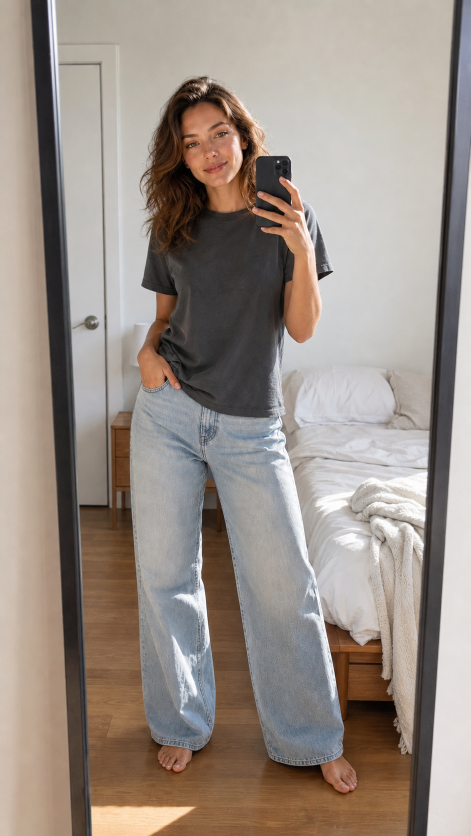
#> input picture assets/channel/transformation-v2-20260828/01-home-mirror.png, 941 x 1672 px (shown at 1/2 size)
$ python build-transformation-grid.py
#> lines starting #> are read from the running program, lines starting #| are printed output that depends on the picture
#!/usr/bin/env python3
"""Create a clean 2×2 post image from the four transformation scenes."""

from pathlib import Path
from PIL import Image, ImageOps

ROOT = Path(__file__).resolve().parents[1]
SOURCE = ROOT / "assets" / "channel" / "transformation-v2-20260828"
OUTPUT = SOURCE / "transformation-grid.jpg"
TILE = (720, 960)
GAP = 12


def tile(path: Path) -> Image.Image:
    with Image.open(path) as image:
#> image is the input picture: PIL image 941x1672 RGB; mean R, G, B 153.4, 142.2, 133.9
        return ImageOps.fit(image.convert("RGB"), TILE, Image.Resampling.LANCZOS, centering=(0.5, 0.45))


def main() -> None:
    names = ("01-home-mirror.png", "02-black-dress.png", "03-mountains-peonies.png", "04-autumn.png")
    photos = [tile(SOURCE / name) for name in names]
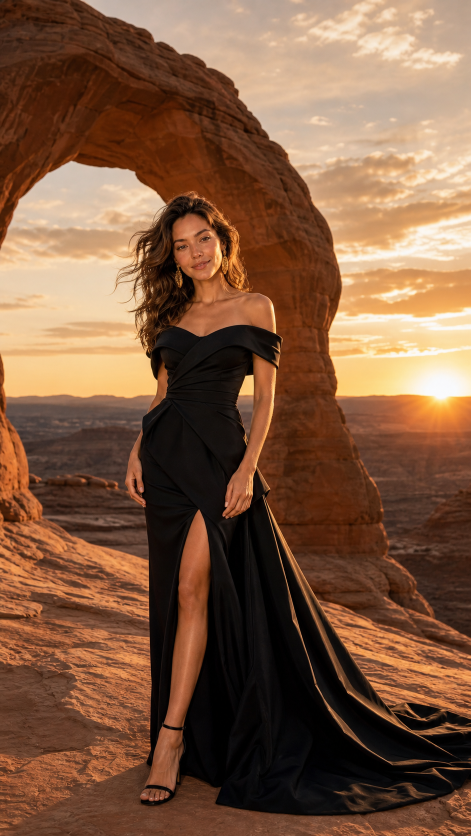
#> input picture assets/channel/transformation-v2-20260828/02-black-dress.png, 941 x 1672 px (shown at 1/2 size)
#> in tile, image is the input picture: PIL image 941x1672 RGB; mean R, G, B 126.8, 89.6, 64.4
#> in tile (call 2), `return ImageOps.fit(image.convert("RGB"), TILE, Image.Resampling.LANCZ..`:
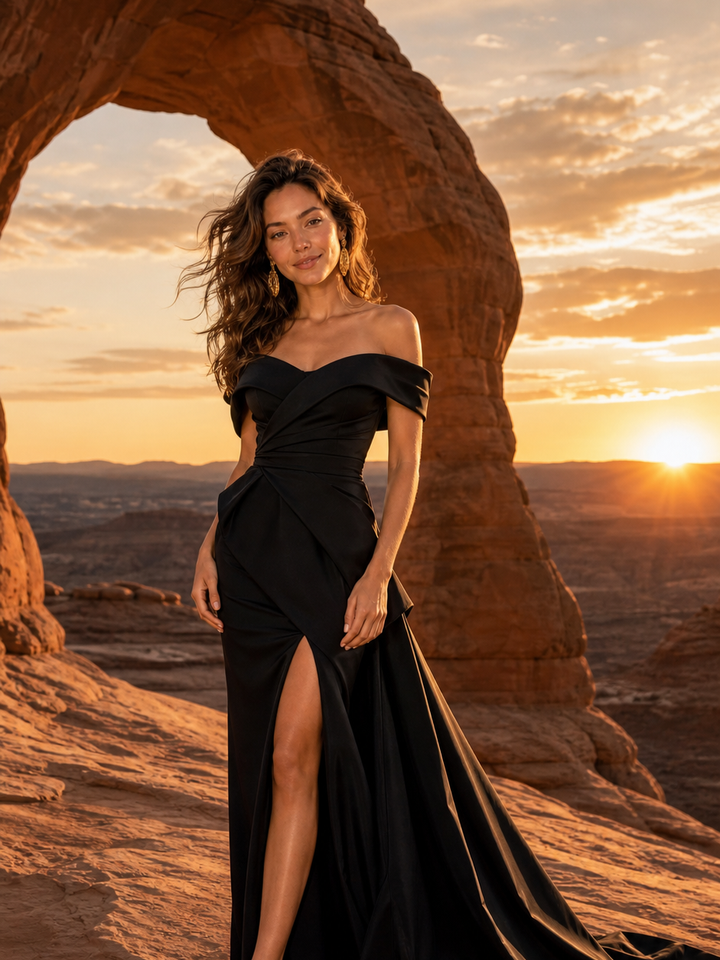
#> returned value: PIL image 720x960 RGB; mean R, G, B 131.6, 92, 64.3
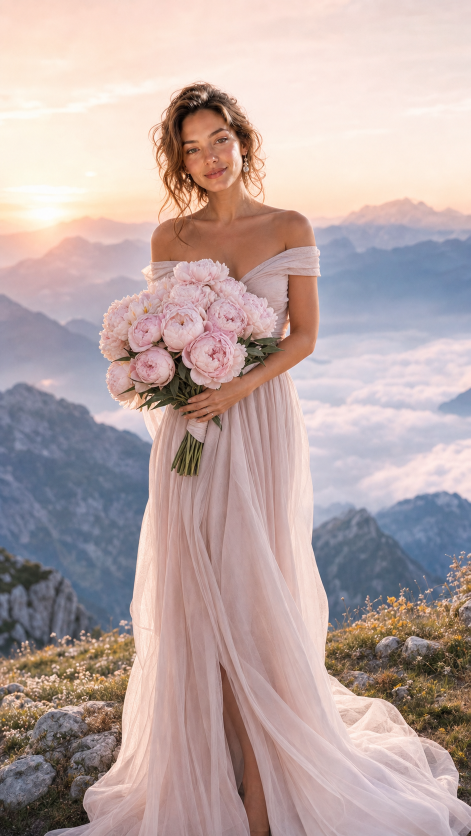
#> input picture assets/channel/transformation-v2-20260828/03-mountains-peonies.png, 941 x 1672 px (shown at 1/2 size)
#> in tile, image is the input picture: PIL image 941x1672 RGB; mean R, G, B 185.9, 166.7, 164.6
#> in tile (call 3), `return ImageOps.fit(image.convert("RGB"), TILE, Image.Resampling.LANCZ..`:
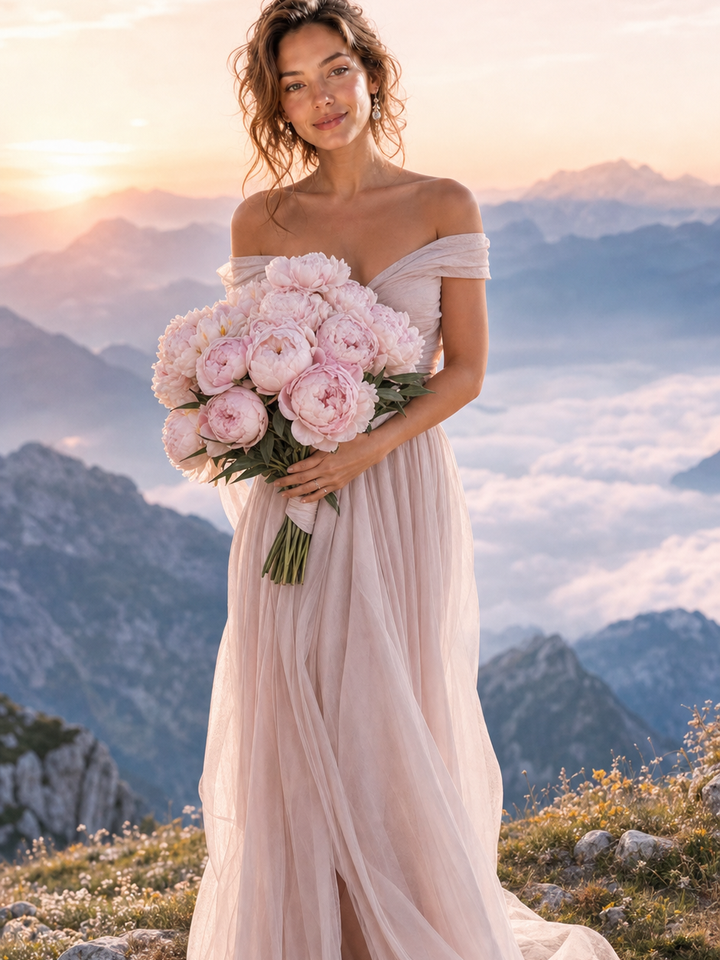
#> returned value: PIL image 720x960 RGB; mean R, G, B 180.4, 162.4, 161.4
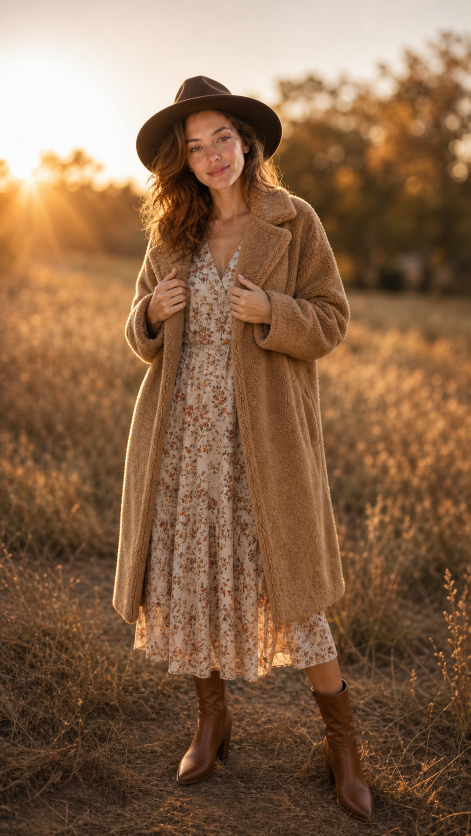
#> input picture assets/channel/transformation-v2-20260828/04-autumn.png, 941 x 1672 px (shown at 1/2 size)
#> in tile, image is the input picture: PIL image 941x1672 RGB; mean R, G, B 136.1, 102.1, 74.6
#> in tile (call 4), `return ImageOps.fit(image.convert("RGB"), TILE, Image.Resampling.LANCZ..`:
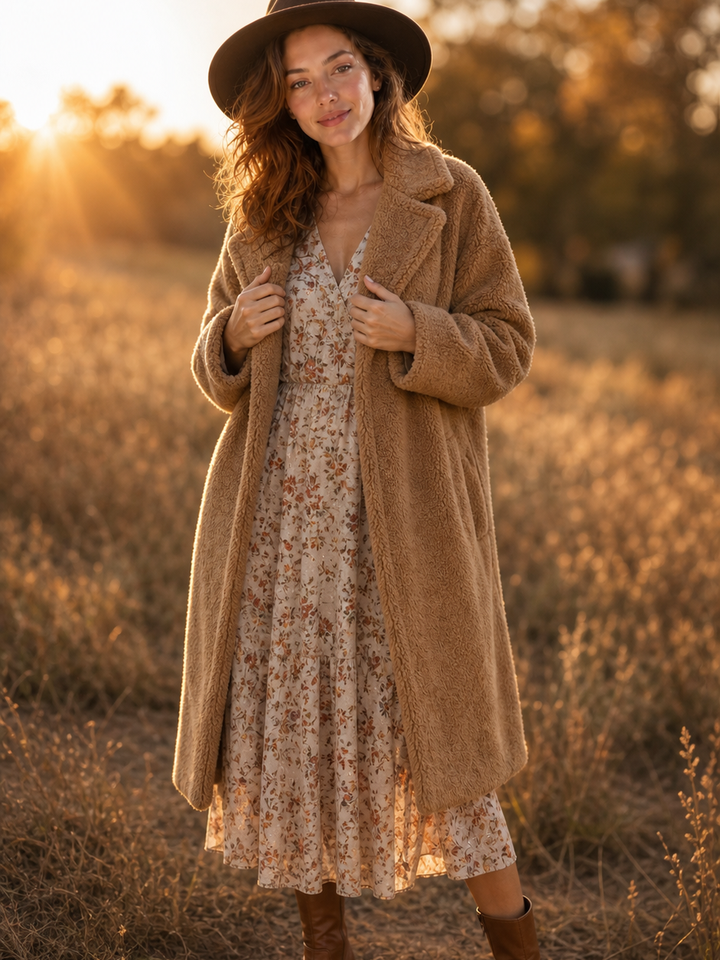
#> returned value: PIL image 720x960 RGB; mean R, G, B 133.9, 95, 63.6
#> photos = 4 items
    canvas = Image.new("RGB", (TILE[0] * 2 + GAP * 3, TILE[1] * 2 + GAP * 3), "#ffffff")
#> canvas: PIL image 1476x1956 RGB; every value is 255
    positions = ((GAP, GAP), (TILE[0] + GAP * 2, GAP), (GAP, TILE[1] + GAP * 2), (TILE[0] + GAP * 2, TILE[1] + GAP * 2))
    for photo, position in zip(photos, positions):
        canvas.paste(photo, position)
#> this loop made 4 passes
#> position on passes 1 to 4: (12, 12), (744, 12), (12, 984), (744, 984)
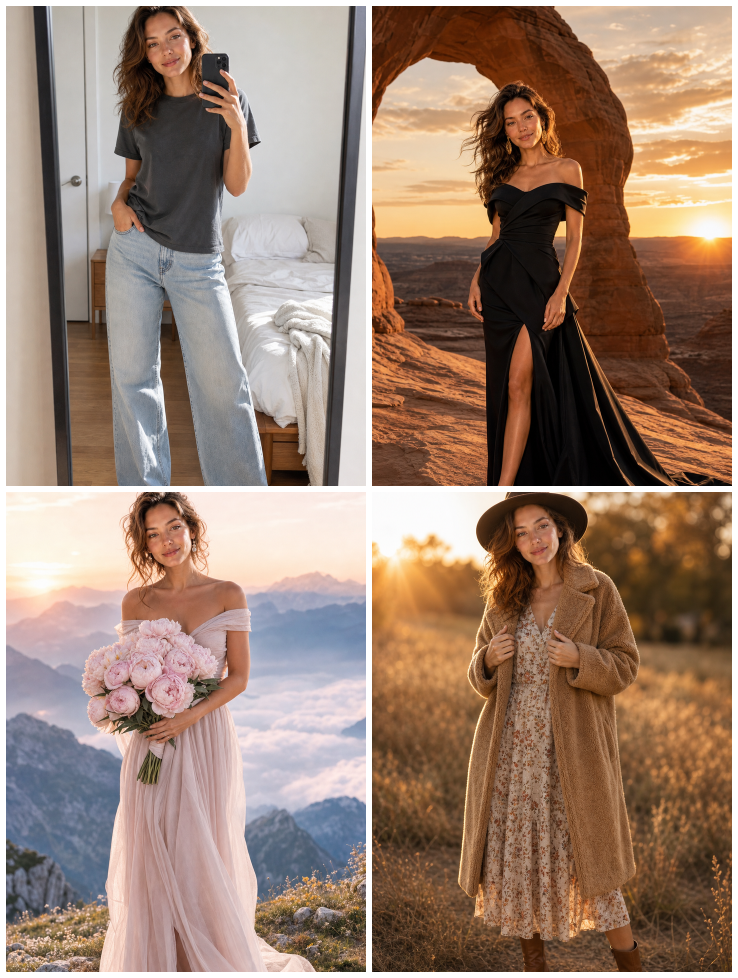
#> canvas: PIL image 1476x1956 RGB (shown at 1/2 size); mean R, G, B 153.9, 128.7, 112.9
    canvas.save(OUTPUT, quality=96, subsampling=0, optimize=True)


if __name__ == "__main__":
    main()
